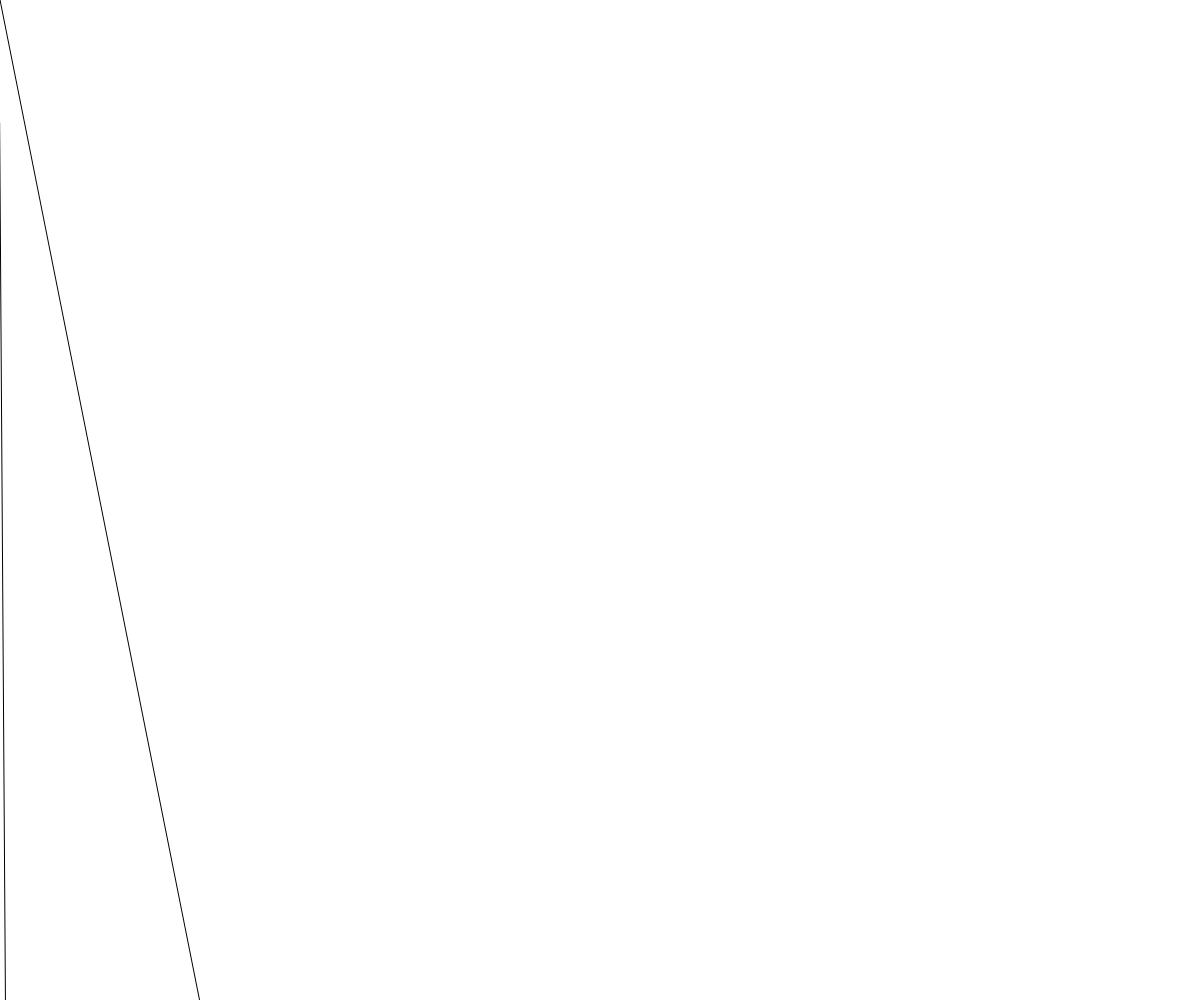
Frame 1 (no input)
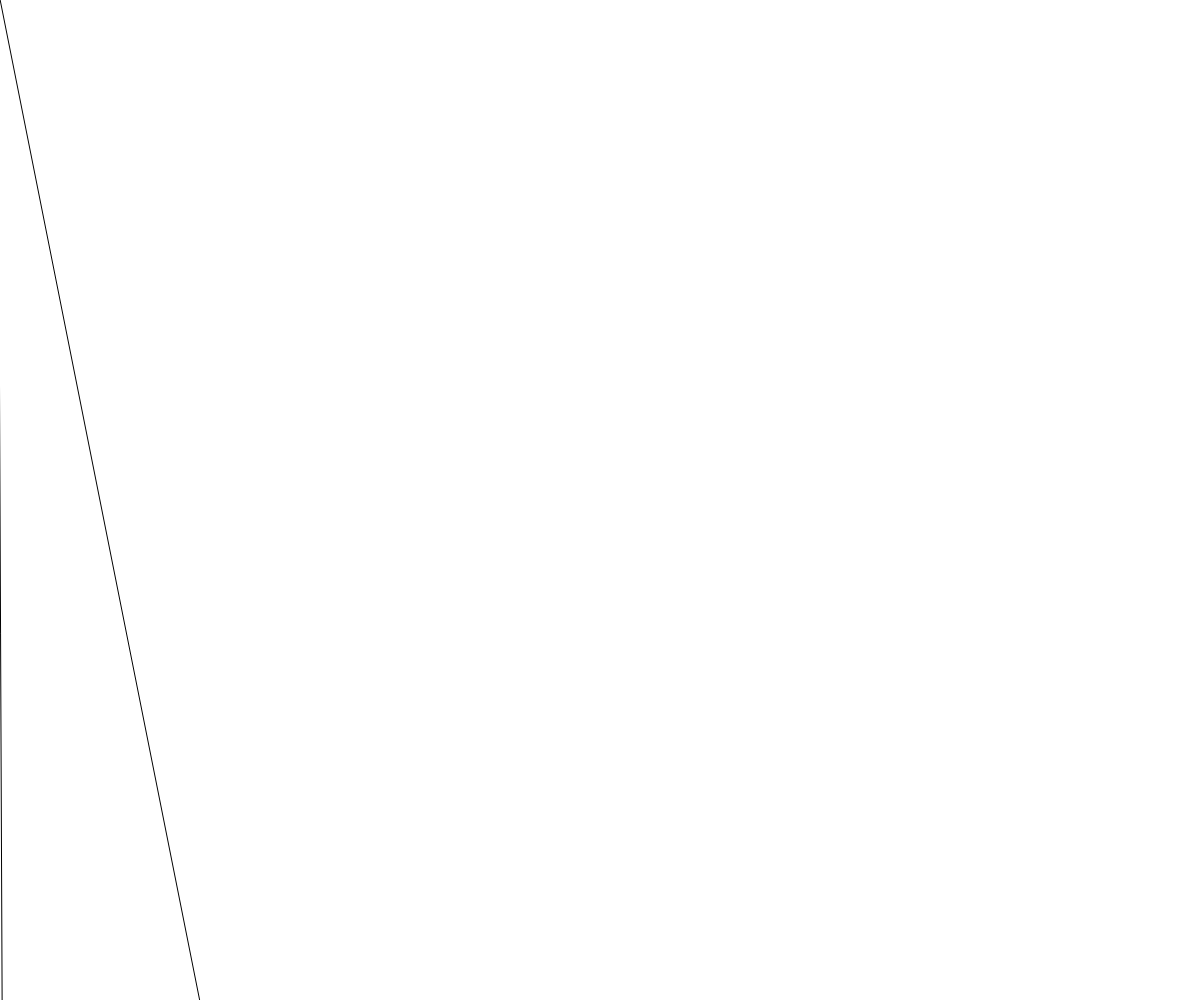
Frame 2 (the mouse pressed at the canvas centre, redrawn once)

The p5.js sketch that drew these frames (run headless with seeded random() and noise() and a simulated clock; the mouse was pressed at the canvas centre and the sketch redrawn once):

// p5.js sketch
// ── sketch.js
// Project Title
// Your Name
// Date
//
// Extra for Experts:
// - describe what you did to take this project "above and beyond"


function setup() {
  createCanvas(windowWidth, windowHeight);
  noLoop();
}

function draw() {
  background(255);
  lines();
}

function lines(){
  let a = 3;
  let b = 2;
  let c = 1;
  let x1 = width/2;
  let x2;
  for(let i = 0; i < 100; i ++){
    x2 = a * (-(((random(0,100) - b)^2) / (2 * (c ^ 2))));
    line(x1, (a * (x1 ^ 2)) + (b * x1) + c, x2,  (a * x2 ^ 2) + (b * x2) + c);
    x1 = x2;
    a += random(0,100);
    b += random(0,100);
    c += random(0,100);
  }
}
